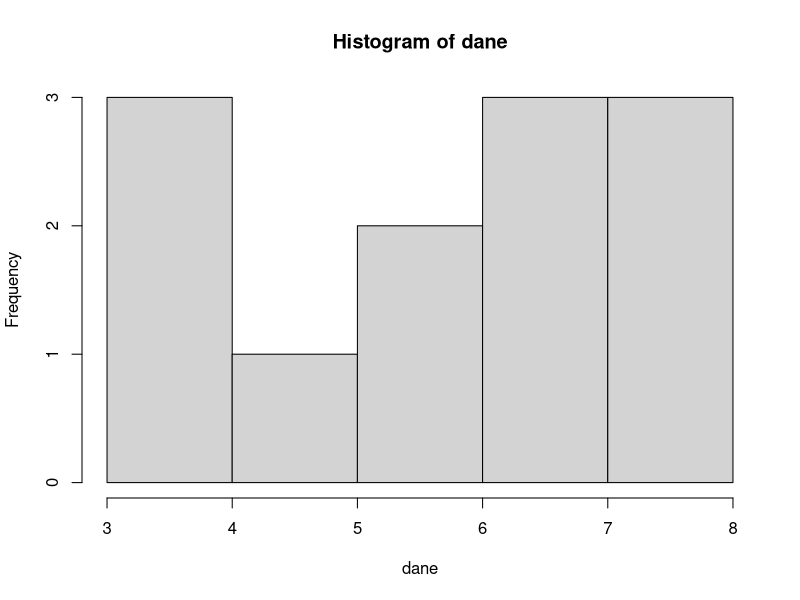

Write R code to recreate this figure.
x = c(1.71, 2.98, 3.4, 2.17, 1.42)
x_mean = mean(x)
x_round = round(mean(x), 2)
s_kwadrat = var(x)
sigma_kwadrat = var(x) * 4/5
# Var to estymator wariancji - liczy ten s2
# liczy tym wzorem bo jest bardziej praktyczny
s = sd(x)
# print(s)
sigma = sd(x) * sqrt(4/5)
# print(sigma)
wspolczynnik_zmiennosci = sigma / x_mean
# print(wspolczynnik_zmiennosci * 100, '%')
dane = c(3.84, 7.07, 6.86, 5.38, 4.41, 6.61, 6.39, 7.62, 3.4, 5.18, 3.6, 7.02)
hist(dane)
sort(dane)
i = .25 * 12
j = i + 1
# 3.84 i 4.41
# to jest zle
# q_1 = 3.84 + .25 * (4.41 - 3.84)
# print(q_1)
# me = 3.84 + .50 * (4.41 - 3.84)
# print(me)
# q_3 = 3.84 + .75 * (4.41 - 3.84)
# print(q_3)
quantile(dane, 0.25, type=6)
quantile(dane, 0.50, type=6)
quantile(dane, 0.75, type=6)
# domyslnie jest typ 7










